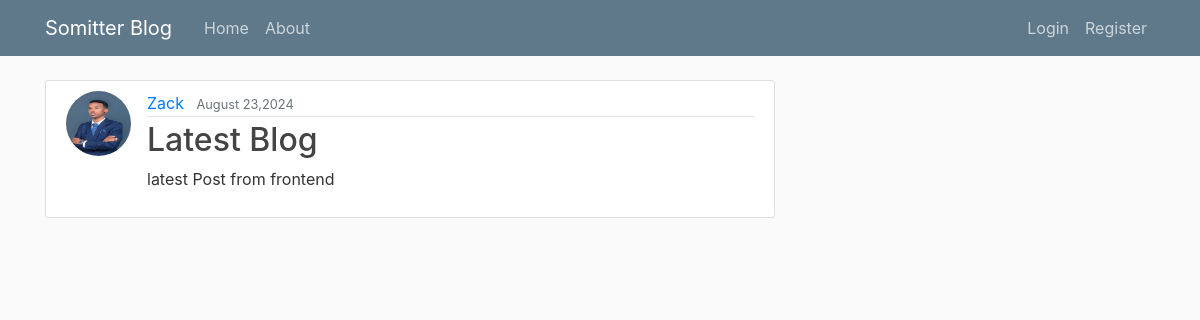
The page /post/6 on the database as committed earlier.
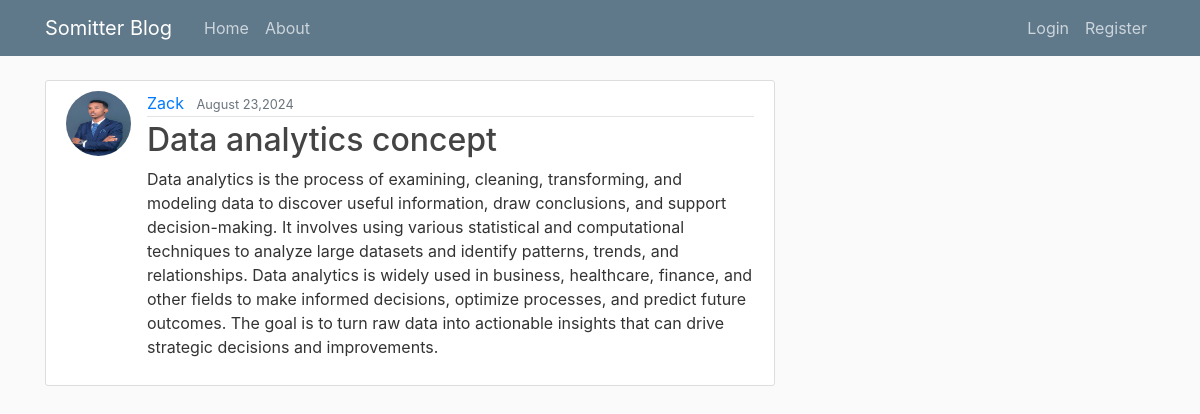
The same page on the database as committed later.
### blog/models.py (models this page shows, shortened)
class Post(models.Model):
    title = models.CharField(max_length=100)
    content = models.TextField()
    post_date = models.DateTimeField(default = timezone.now)
    author =models.ForeignKey(User, on_delete=models.CASCADE)

### user/models.py (models this page shows, shortened)
class Profile(models.Model):
    user =models.OneToOneField(User, on_delete=models.CASCADE)
    image =models.ImageField(default="default.jpg", upload_to="profile_pics")

### blog/views.py (the view)
# urls.py: path('post/<int:pk>', PostDetailView.as_view(), name='post-detail'),
class PostDetailView(DetailView):
      model =Post

### blog/templates/blog/post_detail.html (shortened to what this page needs)
{% extends "blog/base.html" %} {% block content %}
<article class="media content-section">
  <a href="{% url 'profile' %}"><img class="rounded-circle article-img" src="{{ object.author.profile.image.url }}" alt=""></a>
    <div class="media-body">
      <div class="article-metadata">
        <a class="mr-2" href="#">{{ object.author }}</a>
        <small class="text-muted">{{ object.post_date|date:"F d,Y" }}</small>
      </div>
      <h2 class="article-title">{{ object.title }}</h2>
      <p class="article-content">{{ object.content }}</p>
    </div>
  </article>
{% endblock content %}

Rows that differ between the two databases and show on the page:
changed Post "Zack": title "Latest Blog" → "Data analytics concept"; content "latest Post from frontend" → "Data analytics is the process of examining, cleaning, transforming, and modeling data to discover useful information, draw conclusions, and support decision-making. It involves using various statistical and computational techniques to analyze large datasets and identify patterns, trends, and relationships. Data analytics is widely used in business, healthcare, finance, and other fields to make informed decisions, optimize processes, and predict future outcomes. The goal is to turn raw data into actionable insights that can drive strategic decisions and improvements."
